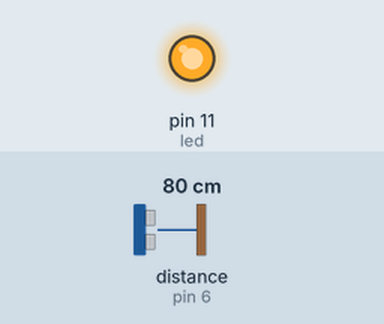
Recording of a sketch running on a simulated Arduino Uno, built with avr-gcc and run on an emulated ATmega328P. Shown: output pins drawn as LEDs (lit = HIGH). Wiring (inferred from the names in the program): ultrasonic range finder: trigger pin 7; echo pin 6. The inputs (shaded band) are chosen by the test bench; at power-on: distance to the obstacle (sensor on pin 6) 80 cm. The echo pulse lasts 58.3 µs per cm; pins used as bus, display or sensor lines are not drawn; what the sketch prints to the serial monitor is not drawn.

Above: at 0.1 s.
Timing chart, 0 to 1.6 s (numbered marks = the images above):
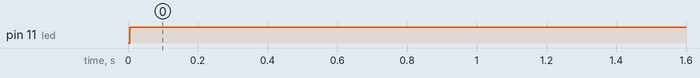

The sketch:

project16.ino
```cpp
#define trigPin 7

#define echoPin 6

#define led 11

void setup()

{ Serial.begin (9600);

pinMode(trigPin, OUTPUT);

pinMode(echoPin, INPUT);

pinMode(led, OUTPUT);

}

void loop()

{ long duration, distance;

digitalWrite(trigPin, LOW);

delayMicroseconds(2);

digitalWrite(trigPin, HIGH);

delayMicroseconds(10);

digitalWrite(trigPin, LOW);

duration = pulseIn(echoPin, HIGH);

distance = (duration/2) / 29.1;

if (distance < 1000)

{ digitalWrite(led,HIGH);

}

else {

digitalWrite(led,LOW);

}

Serial.print(distance);

Serial.println(" cm");

delay(500);

}
```

Measured:
- by itself, pin 11 (led): LOW → HIGH at 0.01 s
